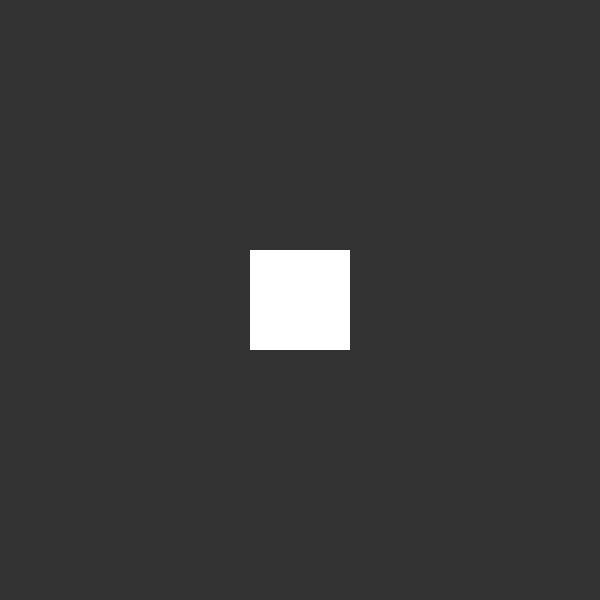
Frame 1 (no input)
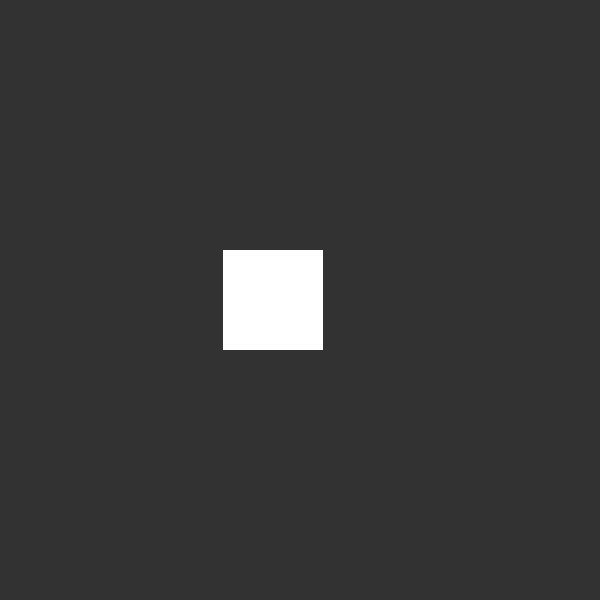
Frame 60 (the mouse pressed at the canvas centre just before this capture)
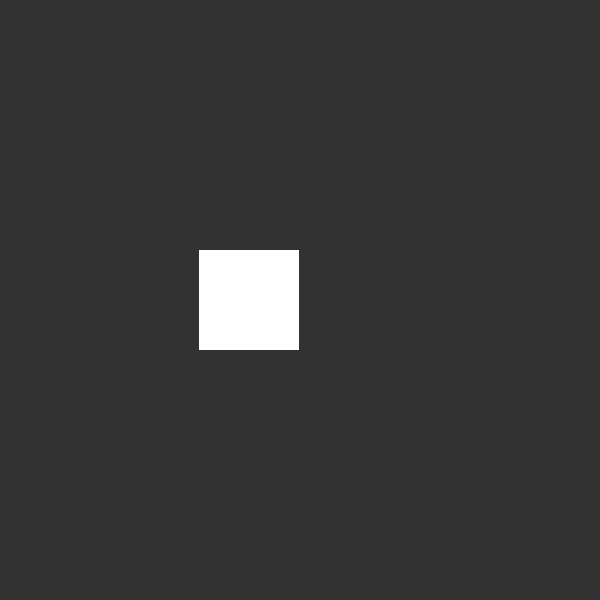
Frame 120 (the mouse held since frame 60 and released just before this capture)

The Processing sketch that drew these frames (run headless with seeded random() and noise(); from frame 60 on, the mouse is pressed at the canvas centre):

// Processing sketch: AnimationBasics_Position
// ── AnimationBasics_Position.pde

/*
ANIMATION BASICS: POSITION
Jeff Thompson | 2019 | jeffreythompson.org

Like rotation, we can make an object's position change
over time, making it appear to move across the screen!

CHALLENGES:
+ Can you make the square rotate around it's center
  while moving?

*/


float speed = 3;    // how far the square will move
float x;            // each frame (aka its speed!)


void setup() {
  size(600,600);
  
  // set the initial position to
  // the center
  x = width/2;
}


void draw() {
  background(50);
  
  // draw a square in the current position
  fill(255);
  noStroke();
  rectMode(CENTER);
  rect(x, height/2, 100,100);
  
  // every frame, update the x position using
  // the speed
  x += speed;
  
  // if the x position moves past a certain
  // point, reverse the speed so it goes
  // the opposite direction
  if (x > width/2+50) {
    
    // a fancy trick!
    // multiplying by -1 means that if the speed is
    // positive it will become negative and vice versa
    speed *= -1;
  }
  
  // do the same thing in the opposite direction
  else if (x < width/2-50) {
    speed *= -1;
  }
}









  
